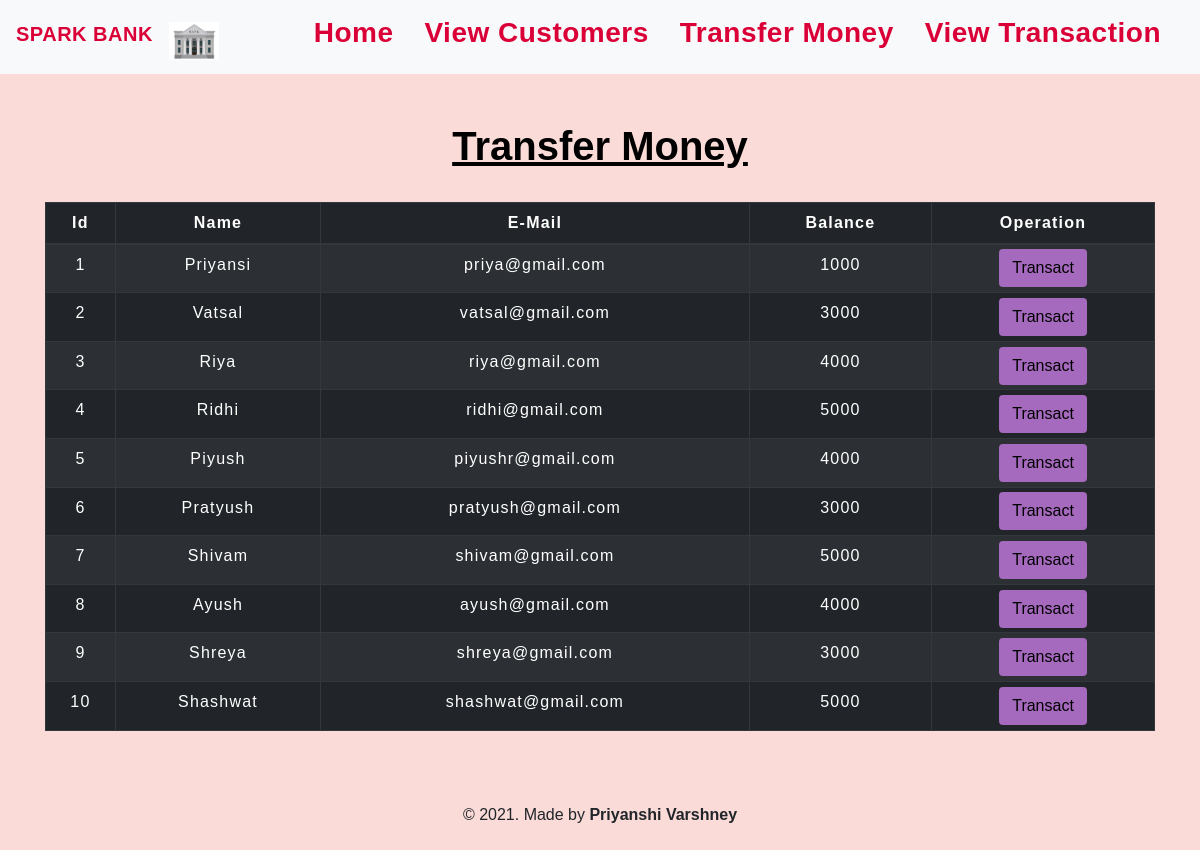
The app's page /transfermoney.php with its own data.
### tables this page shows
CREATE TABLE `users` (
  `id` int(3) NOT NULL,
  `name` text NOT NULL,
  `email` varchar(30) NOT NULL,
  `balance` int(8) NOT NULL
);

### transfermoney.php (the view, shortened to what this page needs)
<!DOCTYPE html>
<html lang="en">
<head>
    <link rel="stylesheet" href="https://maxcdn.bootstrapcdn.com/bootstrap/4.0.0/css/bootstrap.min.css">
    <link rel="stylesheet" type="text/css" href="css/table.css">
    <link rel="stylesheet" type="text/css" href="css/navbar.css">
</head>
<body style="background-color : #FADBD8;">
<?php
    include 'config.php';
    $sql = "SELECT * FROM users";
    $result = mysqli_query($conn,$sql);
?>
<?php
  include 'navbar.php';
?>
<div class="container">
        <h2 class="text-center pt-5" style="color : black;"><b><u>Transfer Money</u></b></h2>
        <br>
            <div class="row">
                <div class="col">
                    <div class="table-responsive-sm">
                    <table class="table table-hover table-sm table-striped table-condensed table-bordered table-dark">
                        <thead style="color : white;" >
                            <tr>
                            <th scope="col" class="text-center py-2">Id</th>
                            <th scope="col" class="text-center py-2">Name</th>
                            <th scope="col" class="text-center py-2">E-Mail</th>
                            <th scope="col" class="text-center py-2">Balance</th>
                            <th scope="col" class="text-center py-2">Operation</th>
                            </tr>
                        </thead>
                        <tbody>
                <?php
                    while($rows=mysqli_fetch_assoc($result)){
                ?>
                    <tr style="color : white;">
                        <td class="py-2"><?php echo $rows['id'] ?></td>
                        <td class="py-2"><?php echo $rows['name']?></td>
                        <td class="py-2"><?php echo $rows['email']?></td>
                        <td class="py-2"><?php echo $rows['balance']?></td>
                        <td><a href="selecteduserdetails.php?id= <?php echo $rows['id'] ;?>"> <button type="button" class="btn" style="background-color : #A569BD;">Transact</button></a></td>
                    </tr>
                <?php
                    }
                ?>
                        </tbody>
                    </table>
                    </div>
                </div>
            </div>
         </div>
         <footer class="text-center mt-5 py-2" >
        <p>&copy 2021. Made by <b>Priyanshi Varshney</b>
      </footer>
</body>
</html>

### navbar.php (shortened to what this page needs)
<nav class="navbar navbar-expand-md navbar-light bg-light">
<h3> <a class="navbar-brand" href="index.php" style="color : #DA0037;"><b>SPARK BANK</b></a> </h3>
<img src="images/bank.jpg" width="50" height="70" class="img-fluid pt-2">
<div class="collapse navbar-collapse" id="collapsibleNavbar">
      <ul class="navbar-nav ml-auto">
        <li class="nav-item">
         <h3> <a class="nav-link" href="index.php" style="color : #DA0037;"><b>Home</b></a></h3>
        </li>
        <li class="nav-item">
        <h3> <a class="nav-link" href="transfermoney.php" style="color : #DA0037;"><b>View Customers</b></a></h3>
        </li>
        <li class="nav-item">
        <h3> <a class="nav-link" href="transfermoney.php" style="color : #DA0037;"><b>Transfer Money</b></a></h3>
        </li>
        <li class="nav-item">
        <h3> <a class="nav-link" href="transactionhistory.php" style="color : #DA0037;"><b>View Transaction</b></a></h3>
        </li>
    </div>
 </nav>

### css/table.css (style rules this page uses)
* { padding: 0; margin: 0; box-sizing: border-box; font-family: sans-serif; }
h2 { font-size: 40px; }
table { letter-spacing: 1.2px; }
td { text-align: center; }
button { border:none; background: #d9d9d9; transition: 1s; }

### css/navbar.css (style rules this page uses)
.nav-link { margin-right: 15px; color:#2F363F; letter-spacing: 0.5px; transition: 0.5s; }
.navbar-brand { color: #4C4B4B; letter-spacing: 0.5px; }

### transfermoney.php (style rules this page uses)
button { transition: 1.5s; }

### records on screen
users: id "1", name "Priyansi", email "priya@gmail.com", balance "1000"
users: id "2", name "Vatsal", email "vatsal@gmail.com", balance "3000"
users: id "3", name "Riya", email "riya@gmail.com", balance "4000"
users: id "4", name "Ridhi", email "ridhi@gmail.com", balance "5000"
users: id "5", name "Piyush", email "piyushr@gmail.com", balance "4000"
users: id "6", name "Pratyush", email "pratyush@gmail.com", balance "3000"
users: id "7", name "Shivam", email "shivam@gmail.com", balance "5000"
users: id "8", name "Ayush", email "ayush@gmail.com", balance "4000"
users: id "9", name "Shreya", email "shreya@gmail.com", balance "3000"
users: id "10", name "Shashwat", email "shashwat@gmail.com", balance "5000"
